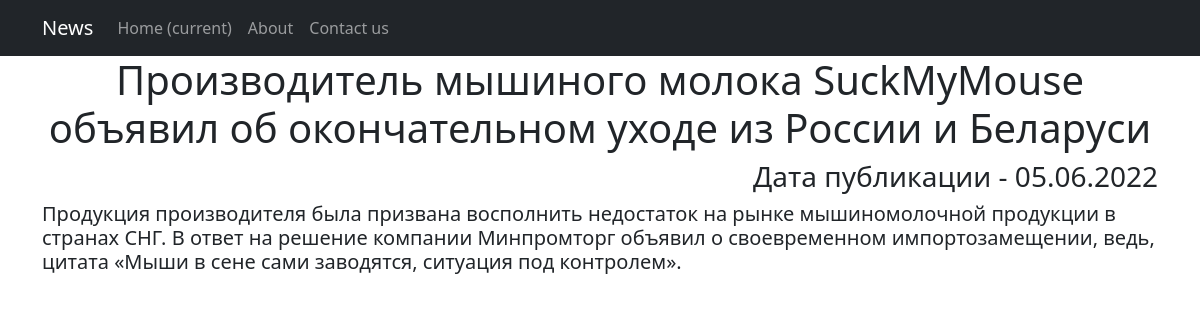
The page /main/2 on the database its author committed.
### news_project/models.py (models this page shows, shortened)
class Post(models.Model):
    author = models.ForeignKey(Author, on_delete=models.CASCADE)
    choice = models.CharField(max_length=4, choices=CONTENT_TYPES, default=article)
    register_date = models.DateTimeField(auto_now_add=True)
    categories = models.ManyToManyField('Category', through='PostCategory')
    title = models.CharField(max_length=100)
    content = models.TextField()
    content_rating = models.SmallIntegerField(default=0)

### news_project/views.py (the view)
# urls.py: path('<int:pk>', NewsDetail.as_view(), name='news_detail'),
class NewsDetail(DetailView):
    model = Post
    template_name = 'detail.html'
    context_object_name = 'onenews'

### news_project/templatetags/custom_filters.py (called while the page is built)
@register.filter()
def censor(value):
    for word in value.split():
        if 'Редиска' in word or 'редиска' in word:
            if word[-1] == '"' or word[-1] == '»':
                word1 = word[:2] + '*' * (len(word) - 2) + word[-1]
                value = value.replace(word, word1)
            else:
                word1 = word[0] + '*' * (len(word) - 1)
                value = value.replace(word, word1)
    return value

### templates/detail.html (shortened to what this page needs)
{% extends 'flatpages/default.html' %}
{% load custom_filters %}
{% block content %}
    <h1>{{ onenews.title|censor}}</h1>
    <h3 align="right">Дата публикации - {{ onenews.register_date|date:'d.m.Y'  }}</h3>
    <h5 align="left">{{ onenews.content|censor }}</h5>
{% endblock content %}

### rows shown on the page
Post: title|censor "Производитель мышиного молока SuckMyMouse объявил об окончательном уходе из России и Беларуси", register_date "05.06.2022", content|censor "Продукция производителя была призвана восполнить недостаток на рынке мышиномолочной продукции в странах СНГ. В ответ на решение компании Минпромторг объявил о своевременном импортозамещении, ведь, цитата «Мыши в сене сами заводятся, ситуация под контролем»."
